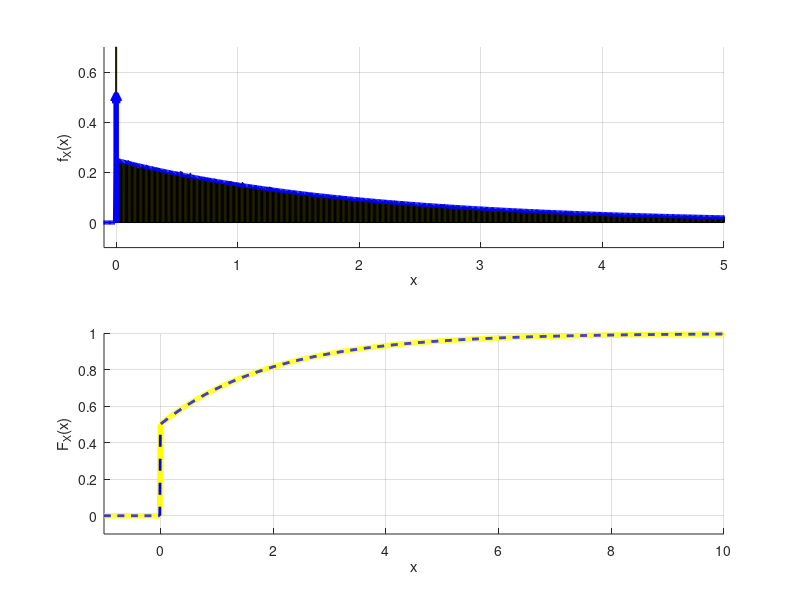

Write MATLAB code to recreate this figure.
clear all; close all; clc;
pkg load statistics;

N = 10^6;                        % Número de lançamentos

U = randi([1 6], 1, N);          % Lançamento dos dados

idx1 = U == 1 | U == 3 | U == 5; % Ocorrências ímpares
idx2 = U == 2 | U == 4 | U == 6; % Ocorrências pares

X = zeros(1, N); %

X(idx1) = 0; % Se for impar atribuir valor 0

% Se for par atribuir valor pela distribuição exponencial com \lambda = 2
lambda = 2; X(idx2) = exprnd(lambda, 1, sum(idx2));

dx = 0.01; x = -1 : dx : 10;

pdfX_sim = hist(X, x) / (N * dx);
pdfX_teo = (1/2) * (1/lambda) * exp(-x/lambda) .* (x >= 0);

cdfX_sim = cumsum(pdfX_sim) * dx
cdfX_teo = 1/2 + 1 - exp(-x/lambda) .* (x >= 0);


figure;
subplot(2,1,1); hold on; grid on;
bar(x, pdfX_sim,'y');
plot(x, pdfX_teo,'b', 'LineWidth', 3');
plot([0, 0], [0, 1/2], 'b', 'LineWidth', 4');
plot([0], [1/2], 'b^', 'LineWidth', 3');
xlim([-0.1 5]); ylim([-0.1 0.7]);
xlabel('x'); ylabel('f_X(x)');

subplot(2,1,2); hold on; grid on;
plot(x, cdfX_sim, 'y', 'LineWidth', 4);
plot(x, cdfX_sim, 'b--', 'LineWidth', 2);
xlim([-1 10]); ylim([-0.1 1]);
xlabel('x'); ylabel('F_X(x)');

printf('Sim: E[X] = %g\n', mean(X));
printf('Teo: E[X] = %g\n', 1);